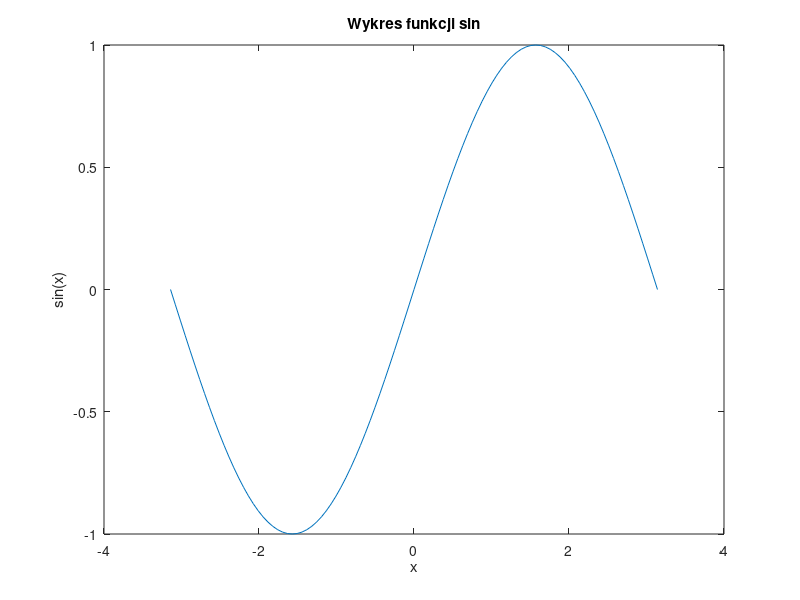

Write MATLAB code to recreate this figure.
close all; clear all; clc;
x=linspace(-pi,pi,101);
y=sin(x);
figure;
plot(x,y);
title('Wykres funkcji sin');
xlabel('x');
ylabel('sin(x)');

%Skala wykresu dobierana jest automatycznie. Chcąc ją zmienić, trzeba wywołać funkcję
%	axis([xmin xmax ymin ymax])i jako argument podać wektor określający nowe parametry osi.
%Wykres można opisać:
%	text(x,y,‘tekst’)- umieszcza ‘tekst’ w dowolnym punkcie o współrzędnych lub dodać siatkę:
%	(x,y); grid- włącza lub wyłącza siatkę;